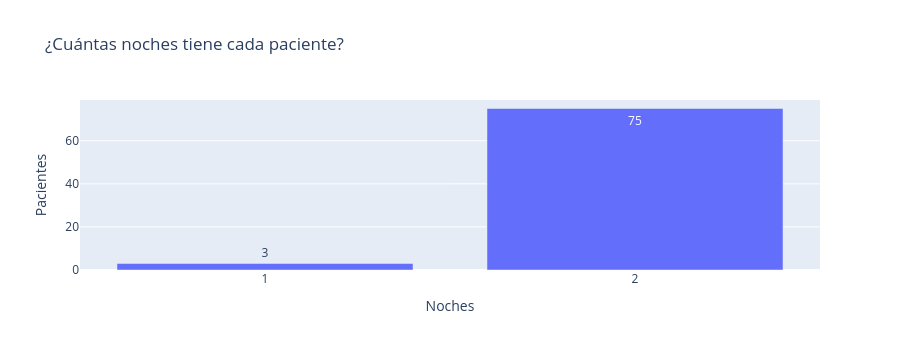

Here is the notebook cell this chart was saved with:
### Markdown cell above
## 3.2 Noches por paciente

El estudio registró **dos noches por paciente**, salvo unas pocas excepciones en las que un registro se
perdió. Esto explica la diferencia entre el número de personas y el número de registros disponibles, y es
un aspecto relevante para etapas posteriores: las dos noches de un mismo paciente no son observaciones
independientes.

### Code cell
noches_por_sujeto = dataset.groupby("subject")["night"].nunique()
conteo = noches_por_sujeto.value_counts().sort_index().rename_axis("Noches").reset_index(name="Pacientes")

print("Pacientes:", len(noches_por_sujeto), "| Registros:", dataset.groupby(["subject", "night"]).ngroups)
print(conteo.to_string(index=False))

print("\nPacientes que NO tienen las dos noches:")
incompletos = noches_por_sujeto[noches_por_sujeto < 2].index
print(subjects[subjects["subject"].isin(incompletos)][["subject", "night", "age", "sex"]].to_string(index=False))

px.bar(conteo, x="Noches", y="Pacientes", text="Pacientes", title="¿Cuántas noches tiene cada paciente?"
       ).update_layout(height=350, xaxis=dict(tickmode="array", tickvals=conteo["Noches"])).show()

### Figure 1 — Plotly figure (JSON) as saved in the notebook; plotly's stock layout.template omitted (floating-point values rounded to 4 significant figures)
{"data": [{"alignmentgroup": "True", "hovertemplate": "Noches=%{x}<br>Pacientes=%{text}<extra></extra>", "legendgroup": "", "marker": {"color": "#636efa", "pattern": {"shape": ""}}, "name": "", "offsetgroup": "", "orientation": "v", "showlegend": false, "text": [3.0, 75.0], "textposition": "auto", "type": "bar", "x": [1, 2], "xaxis": "x", "y": [3, 75], "yaxis": "y"}], "layout": {"barmode": "relative", "height": 350, "legend": {"tracegroupgap": 0}, "title": {"text": "¿Cuántas noches tiene cada paciente?"}, "xaxis": {"anchor": "y", "domain": [0.0, 1.0], "tickmode": "array", "tickvals": [1, 2], "title": {"text": "Noches"}}, "yaxis": {"anchor": "x", "domain": [0.0, 1.0], "title": {"text": "Pacientes"}}}}
